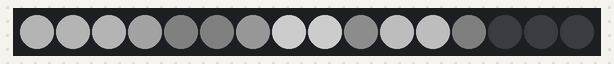
Bench run of a sketch on a simulated Arduino Uno, built with avr-gcc and run on an emulated ATmega328P. On the bench: 16 RGB LEDs in strip order, left to right. Dim RGB values are drawn brighter than linear.

Above: at 1.19 s.
At 5.78 s:
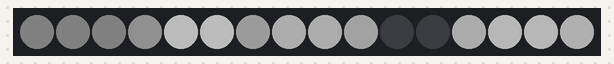
At 10.45 s:
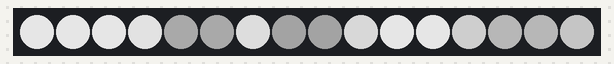
At 20.03 s:
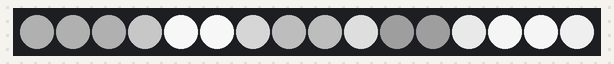
At 29.33 s:
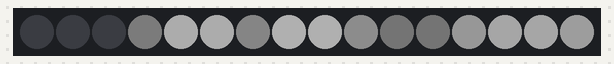
At 38.89 s:
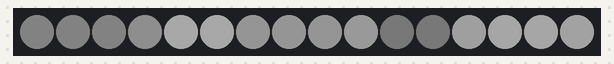

The sketch:

TLCLCD_working_outboardAs_Wave.ino
```cpp
//with the tlcs first u set then after you are done setting you update for all

//of the leds in that turn

#include <SoftwareSerial.h>
#include "Tlc5940.h"
SoftwareSerial lcd(2, 3);
unsigned long number = 800;
void setup()
{
  Serial.begin(9600);  // start serial monitor serial
  lcd.begin(9600);  // start lcd serial
  lcd.write(0xFE);
  lcd.write(0x01);

   lcd.print("OMG");

   lcd.print(" this thing is working");


       Tlc.init();

    delay(1000);

  //Tlc.clear();
   // Tlc.set(3, 4000);

   // Tlc.set(1, 4000);

 // Tlc.update();
  //delay(1000);


  // Tlc.set(3, 0);
  //  Tlc.set(6, 0);
  //  Tlc.set(1, 0);
  //  Tlc.set(5, 0);
   Tlc.clear();
}
int setDecay =66;
int setDim =100;

float numberZ = 0;
int setValz;
void loop()
{


  Tlc.clear();


  setDim = 900*sin(22*numberZ)+1000;


  //setValz = 4*numberZ +20;
    //Tlc.clear();
 lcd.write(0xFE);
  lcd.write(0x01);
  //lcd.print((int)(2000*sin(setDecay*numberZ)+2000));
  lcd.print(setDecay);

  Tlc.set(0, (int)(setDim*sin(setDecay*numberZ)+setDim));
  Tlc.set(1, (int)(setDim*sin(setDecay*numberZ)+setDim));
  Tlc.set(2, (int)(setDim*sin(setDecay*numberZ)+setDim));


  Tlc.set(3, (int)(setDim*sin(setDecay*numberZ-.4)+setDim));
 Tlc.set(4, (int)(setDim*sin(setDecay*numberZ-2)+setDim));
  Tlc.set(5, (int)(setDim*sin(setDecay*numberZ-2)+setDim));


  Tlc.set(6, (int)(setDim*sin(setDecay*numberZ-.7)+setDim));
  Tlc.set(7, (int)(setDim*sin(setDecay*numberZ-4)+setDim));
  Tlc.set(8, (int)(setDim*sin(setDecay*numberZ-4)+setDim));


  Tlc.set(9, (int)(setDim*sin(setDecay*numberZ-.9)+setDim));
  Tlc.set(10, (int)(setDim*sin(setDecay*numberZ-6)+setDim));
  Tlc.set(11, (int)(setDim*sin(setDecay*numberZ-6)+setDim));

   Tlc.set(12, (int)(setDim*sin(setDecay*numberZ-1.2)+setDim));
  Tlc.set(13, (int)(setDim*sin(setDecay*numberZ-8)+setDim));
  Tlc.set(14, (int)(setDim*sin(setDecay*numberZ-8)+setDim));

    Tlc.set(15, (int)(setDim*sin(setDecay*numberZ-1.4)+setDim));
  Tlc.set(16, (int)(setDim*sin(setDecay*numberZ-10)+setDim));
  Tlc.set(17, (int)(setDim*sin(setDecay*numberZ-10)+setDim));

   Tlc.set(18, (int)(setDim*sin(setDecay*numberZ-1.6)+setDim));
    Tlc.set(19, (int)(setDim*sin(setDecay*numberZ-12)+setDim));
     Tlc.set(20, (int)(setDim*sin(setDecay*numberZ-12)+setDim));


   Tlc.set(21, (int)(setDim*sin(setDecay*numberZ-1.8)+setDim));
   Tlc.set(22, (int)(setDim*sin(setDecay*numberZ-14)+setDim));
   Tlc.set(23, (int)(setDim*sin(setDecay*numberZ-14)+setDim));

   Tlc.set(24, (int)(setDim*sin(setDecay*numberZ-2)+setDim));
   Tlc.set(25, (int)(setDim*sin(setDecay*numberZ-16)+setDim));
   Tlc.set(26, (int)(setDim*sin(setDecay*numberZ-16)+setDim));

   Tlc.set(27, (int)(setDim*sin(setDecay*numberZ-2.2)+setDim));
   Tlc.set(28, (int)(setDim*sin(setDecay*numberZ-18)+setDim));
   Tlc.set(29, (int)(setDim*sin(setDecay*numberZ-18)+setDim));


  //Tlc.set(1,setValz);
  Tlc.update();


  numberZ+=.001;
  delay(5*sin(5*numberZ)+15);

}
```
